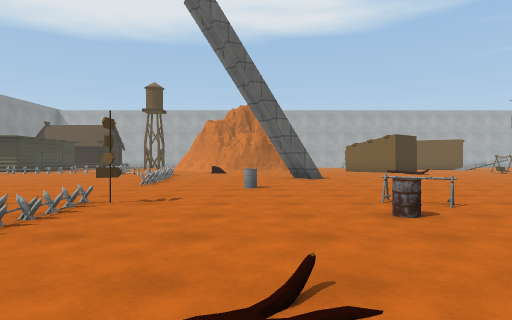
view 1 (above)

24 first-person views from a walk through a scene from a Unity 3-D project. The camera is 1.2 m above the floor, looks level and sees 75° across. The floor is counted in squares, 2 m on a side. Each view is taken from the middle of a square. On the plan, view 1 faces up. The plan holds only what a view shows up to about 10 squares ahead; the rest is blank. The place goes on beyond the plan. The player character is not drawn. Some animated figures are left out. Some surface patterns are stand-ins.

view 2
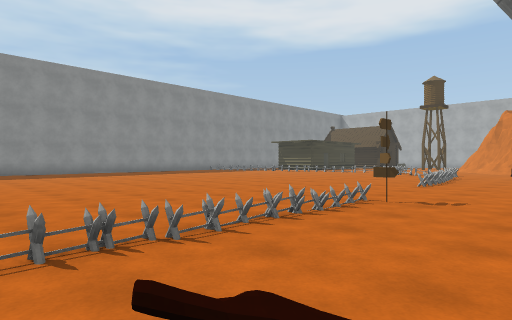

view 3
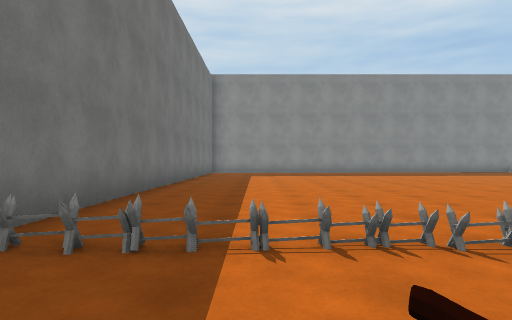

view 4
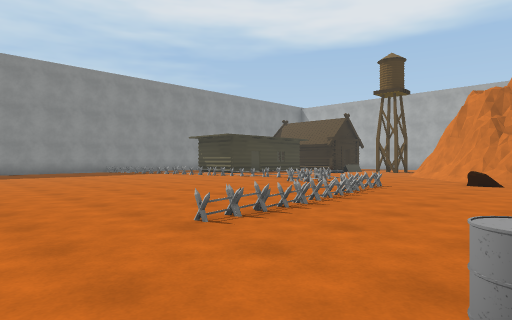

view 5
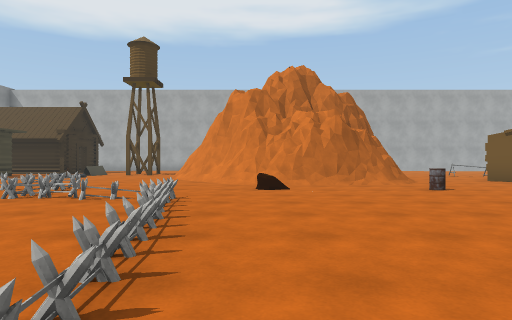

view 6
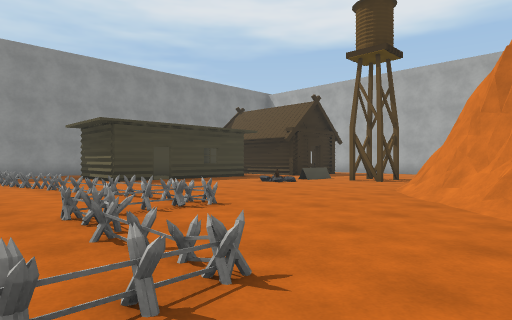

view 7
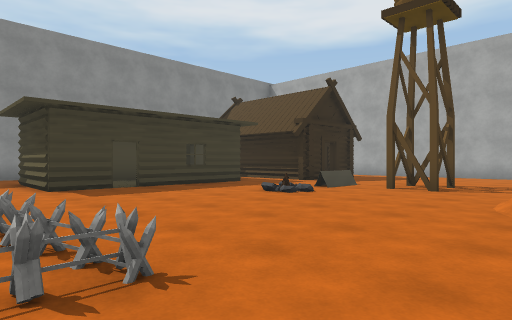

view 8
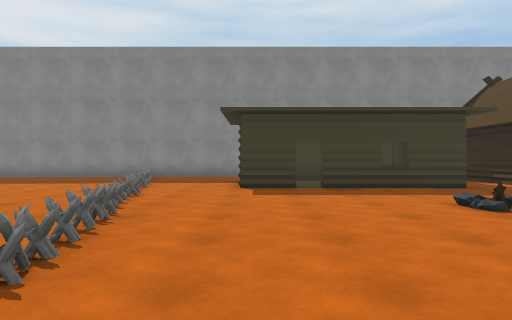

view 9
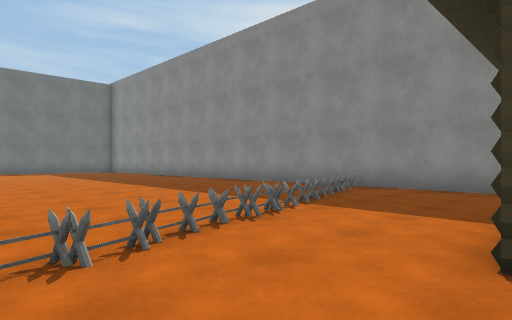

view 10
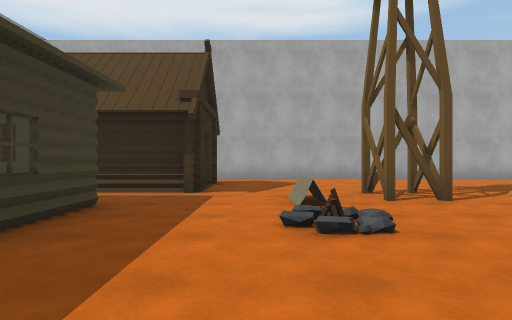

view 11
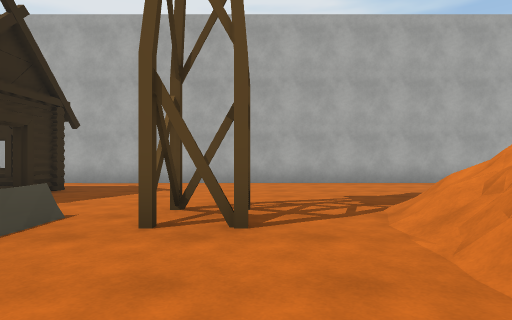

view 12
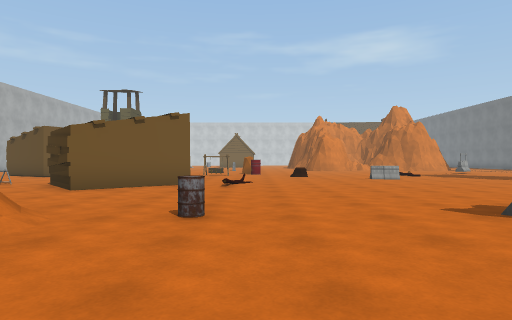

view 13
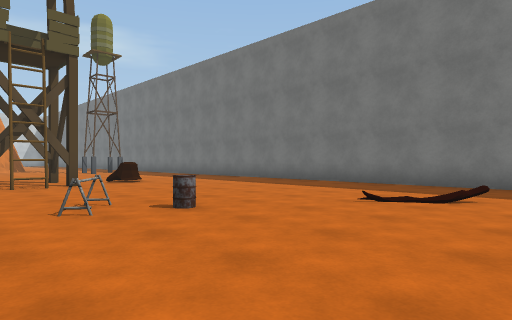

view 14
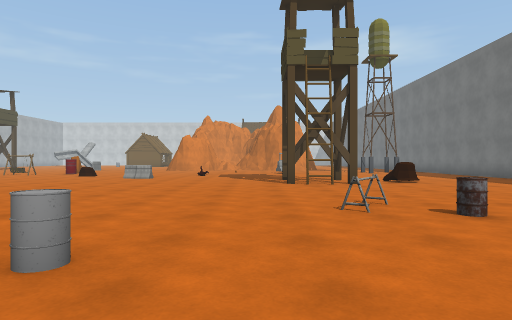

view 15
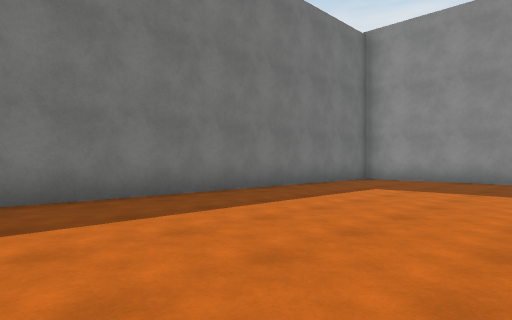

view 16
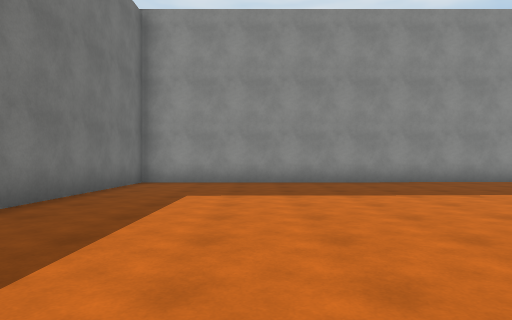

view 17
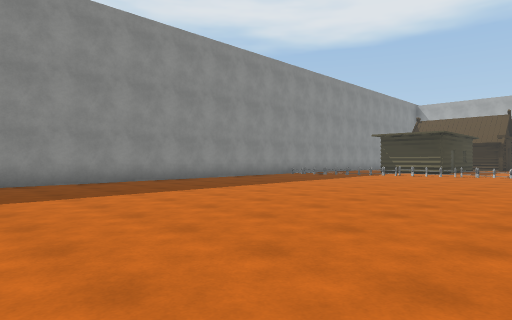

view 18
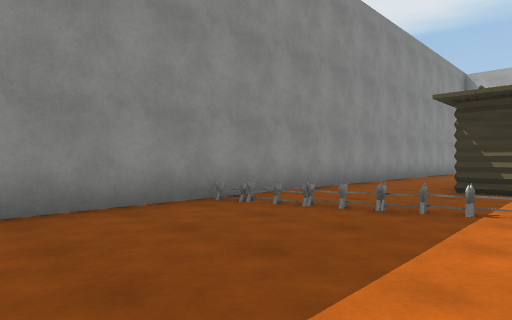

view 19
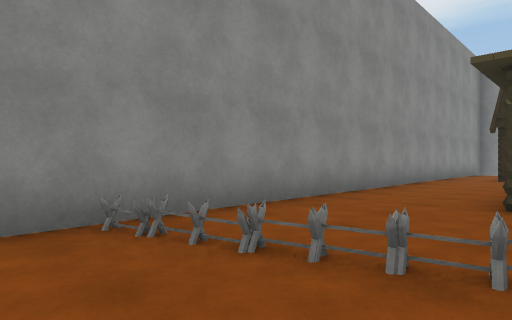

view 20
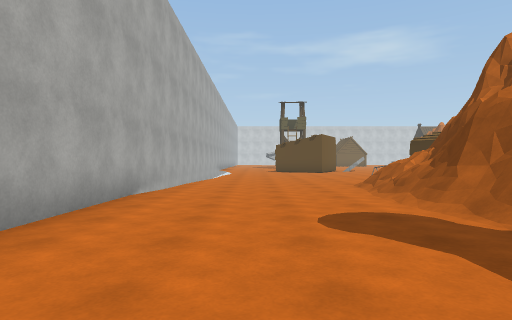

view 21
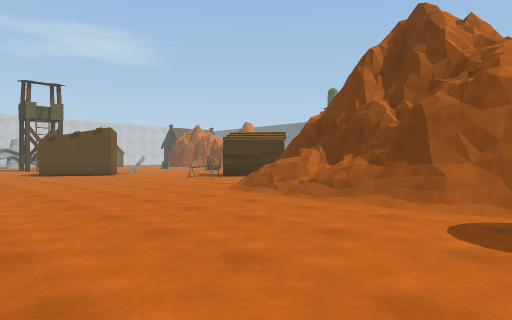

view 22
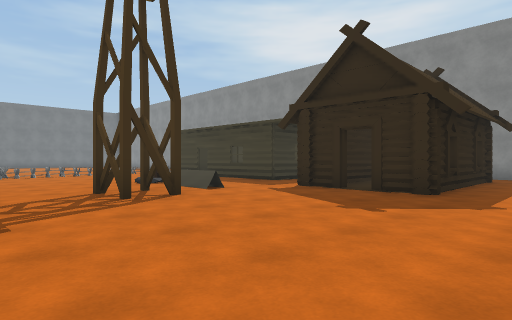

view 23
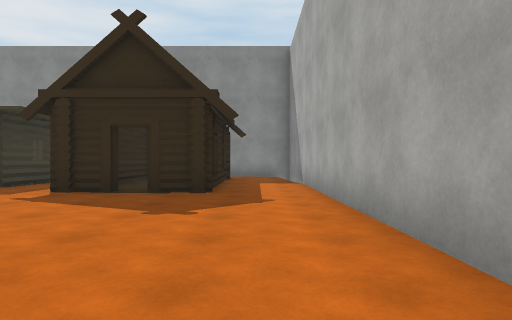

view 24
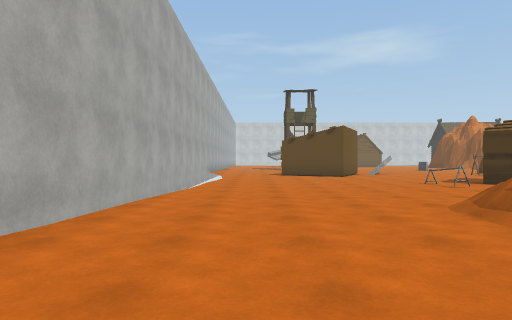

### Floor plan
Key: @ floor where view 1 was taken; # wall or solid block; . floor; / step, stairs or slope; = window, fence, low wall or low ledge; ^ raised ledge; O other object.
Columns run from 17 left of view 1 to 8 right of it. Each row starts with its distance up from view 1.
 28    ################
 27    #..............########
 26    .......................
 25 #..OOOOO..................
 24    O   O..................
 23   .OOOOO..................
 22 #.. ......OO./=##=#/......
 21 #.. OO...OOO./ ##^## .....
 20 #..OOOO...../#    ##  .O..
 19 #..O  O..O../#    ## ..OO.
 18 #..O  O......##   ##..OO
 17 #..O  ........#####=..OO
 16 #..OOOO........////....OO
 15 #.........OO...O...O......
 14 #.....OOOOOO..............
 13 #.OOOOO....OOOO...........
 12 #OO...........O...........
 11 #.............O... .......
 10 #.............O...........
  9 #.............O...........
  8 #.............O...........
  7 #................O........
  6 #.........................
  5 #.............OO...O.....#
  4 #..............O...O...#.#
  3 #..............O..........
  2 #..............O........O.
  1 #..............O..........
  0 #..............O.@........
 -1 #..............O....... ..
 -2 #..............O......
 -3 ######################

Where each view was taken, in squares from view 1:
view 1: 0 up, 0 right, facing up
view 2: 0 up, 0 right, facing up-left
view 3: 0 up, 0 right, facing left
view 4: 6 up, 0 right, facing up-left
view 5: 8 up, 2 left, facing up
view 6: 12 up, 2 left, facing up-left
view 7: 14 up, 4 left, facing up-left
view 8: 16 up, 4 left, facing left
view 9: 16 up, 9 left, facing down-left
view 10: 16 up, 9 left, facing up
view 11: 18 up, 6 left, facing up
view 12: 14 up, 2 left, facing right
view 13: 6 up, 2 left, facing down-right
view 14: 6 up, 2 left, facing right
view 15: 3 up, 6 left, facing down-left
view 16: 1 up, 7 left, facing left
view 17: 1 up, 7 left, facing up-left
view 18: 9 up, 12 left, facing up-left
view 19: 11 up, 13 left, facing up-left
view 20: 25 up, 6 left, facing right
view 21: 27 up, 3 left, facing down-right
view 22: 27 up, 4 left, facing down-left
view 23: 26 up, 4 left, facing left
view 24: 25 up, 2 left, facing right
